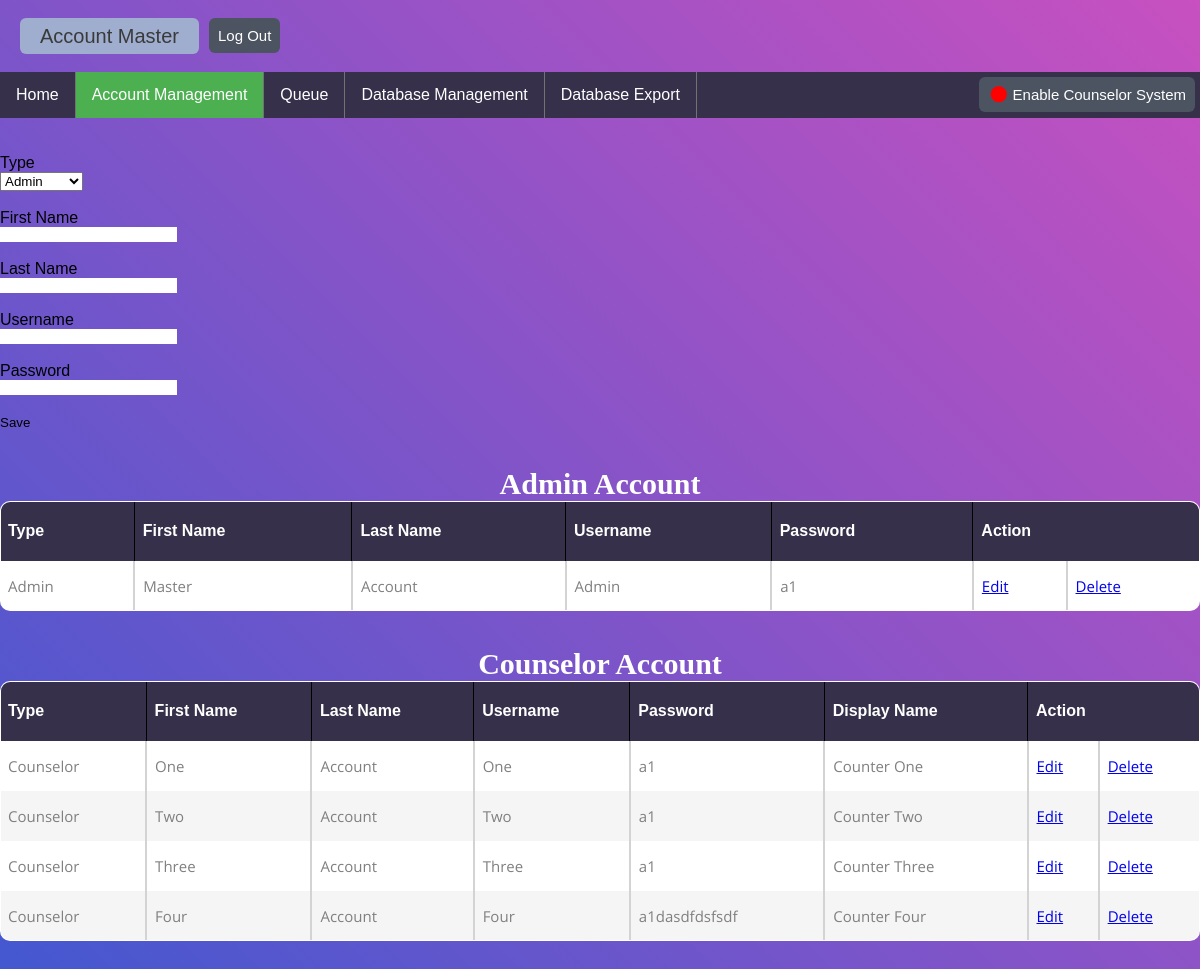
Screenshot of /public/admin/accountManage.php (signed in) with the database file from the repository.
### tables this page shows
CREATE TABLE `staff` (
  `Staff_ID` int(5) NOT NULL,
  `Type` enum('Admin','Counselor') DEFAULT NULL,
  `First_Name` varchar(255) DEFAULT NULL,
  `Last_Name` varchar(255) DEFAULT NULL,
  `Username` varchar(255) DEFAULT NULL,
  `Password` varchar(255) DEFAULT NULL,
  `Display_Name` varchar(255) DEFAULT NULL,
  `Serving` int(5) DEFAULT NULL
);

### src/accountManage.php (called while the page is built, shortened)
<?php
	$fname = "";
	$lname = "";
	$username = "";
	$password = "";
	$update = false;
?>

### public/admin/accountManage.php (the view, shortened to what this page needs)
<?php
	include('../../config/database_connect.php');
	if($_SESSION['Staff_ID'] != NULL) {
	  $StaffID=$_SESSION['Staff_ID'];
	} else {
	  header('Location:Staff-SignIn.php');
	}
	$Query="SELECT * FROM staff WHERE Staff_ID=$StaffID";
	$query = $link->prepare($Query);
	$query->execute();
	$result = $query->get_result();
	$r = $result->fetch_array(MYSQLI_ASSOC);
	$Staff_First_Name = $r['First_Name'];
	$Staff_Last_Name  = $r['Last_Name'];
	include('../../src/accountManage.php');
?>
<!DOCTYPE html>
<html>
<link rel="stylesheet" type="text/css" href="../../design/AdminStyle.css">
<body>
    <br>
    <button class="Staff-Name" style="float: left"><?php echo "$Staff_Last_Name $Staff_First_Name"?></button>
    <button class="LogOut" style="float: left" onclick = "window.location.href='Staff-SignIn.php'">Log Out</button>
    <br><br><br>
    <ul>
        <li><a href="Admin.php">Home</a></li>
        <li><a class="active" href="accountManage.php">Account Management</a></li>
        <li><a href="AdminQueue.php">Queue</a></li>
        <li><a href="databaseManage.php">Database Management</a></li>
        <li><a href="export.php">Database Export</a></li>
        <li style="float:right"><button class="activeButton" onClick = "Auto_Button()">
            <span id = "EAutoB" class = "DotR">&#x25cf</span> &nbsp;&nbsp;&nbsp;&nbsp;&nbsp;&nbsp;<span id="Auto_Status">Enable</span> Counselor System
        </button></li>
    </ul>
    <?php
        $aresults = mysqli_query($link, "SELECT * FROM staff WHERE Type = 'Admin' ORDER BY Staff_ID ASC");
        $cresults = mysqli_query($link, "SELECT * FROM staff WHERE Type = 'Counselor' ORDER BY Staff_ID ASC");
    ?>
<br><br>
<form method="post" action="../../src/accountManage.php" >
        <div class="input-group">
			<label>Type </label> <br>
            <select id="TypeBox" name="type" onchange="changeDiv()">
                <option value="<?php echo empty($type) ? "Admin" : $type ?>"><?php echo empty($type) ? "Admin" : $type ?></option>
            </select>
		</div>
		<br>
		<div class="input-group">
			<label>First Name</label>
			<input type="text" name="fname" value="<?php echo $fname; ?>" required>
		</div>
        <br>
        <div class="input-group">
			<label>Last Name </label>
			<input type="text" name="lname" value="<?php echo $lname; ?>" >
		</div>
		<br>
		<div class="input-group">
			<label>Username </label>
			<input type="text" name="username" value="<?php echo $username; ?>" required>
		</div>
        <br>
		<div class="input-group">
			<label>Password</label>
			<input type="text" name="password" value="<?php echo $password; ?>" required>
		</div>
		<br>
		<div class="input-group">
        <?php if ($update == true): ?>
	        <button onClick = "log_update()" class="btn" type="submit" name="update" >update</button>
        <?php else: ?>
            <button onClick = "log_save()" class="btn" type="submit" name="save" >Save</button>
        <?php endif ?>
		</div>
</form>
<br><br>
<h6 style="font-size:30px;color:white;font-family:verdana"><b><center>Admin Account</center></b></h6>
<table>
	<thead>
		<tr>
            <th>Type</th>
			<th>First Name</th>
            <th>Last Name</th>
			<th>Username</th>
			<th>Password</th>
			<th colspan="2">Action</th>
		</tr>
	</thead>
	<?php while ($arow = mysqli_fetch_array($aresults)) { ?>
		<tr>
            <td><?php echo $arow['Type']; ?></td>
			<td><?php echo $arow['First_Name']; ?></td>
            <td><?php echo $arow['Last_Name']; ?></td>
			<td><?php echo $arow['Username']; ?></td>
			<td><?php echo $arow['Password']; ?></td>
			<td>
				<a onClick = "log_A_edit()" href="accountManage.php?edit=<?php echo $arow['Staff_ID']; ?>" class="edit_btn" >Edit</a>
			</td>
			<td>
				<a onClick = "log_A_delete()" href="accountManage.php?del=<?php echo $arow['Staff_ID']; ?>" class="del_btn">Delete</a>
			</td>
		</tr>
	<?php } ?>
</table>
<br><br>
<h6 style="font-size:30px;color:white;font-family:verdana"><b><center>Counselor Account</center></b></h6>
<table>
	<thead>
		<tr>
            <th>Type</th>
			<th>First Name</th>
            <th>Last Name</th>
			<th>Username</th>
			<th>Password</th>
            <th>Display Name</th>
			<th colspan="2">Action</th>
		</tr>
	</thead>
	<?php while ($crow = mysqli_fetch_array($cresults)) { ?>
		<tr>
            <td><?php echo $crow['Type']; ?></td>
			<td><?php echo $crow['First_Name']; ?></td>
            <td><?php echo $crow['Last_Name']; ?></td>
			<td><?php echo $crow['Username']; ?></td>
			<td><?php echo $crow['Password']; ?></td>
            <td><?php echo $crow['Display_Name']; ?></td>
			<td>
				<a onClick="log_C_edit()" href="accountManage.php?edit=<?php echo $crow['Staff_ID']; ?>" class="edit_btn" >Edit</a>
			</td>
			<td>
				<a onClick="log_C_delete()" href="accountManage.php?del=<?php echo $crow['Staff_ID']; ?>" class="del_btn">Delete</a>
			</td>
		</tr>
	<?php } ?>
</table>
<br><br><br><br>
</body>
</html>

### design/AdminStyle.css (style rules this page uses)
.Staff-Name { background :#9faecf; color: rgb(58, 58, 58); font-size: 20px; border-radius: 6px; margin-left :20px ; padding: 6.5px; padding-left: 20px; padding-right: 20px; border-color: rgb(255, 255, 255); pointer-events: none; }
.LogOut { background :#4c5361; color: rgb(255, 255, 255); border-radius: 6px; padding: 9px; margin-left :10px ; text-align: center; font-size: 15px; border-color: #fff; }
.activeButton { background :#4c5361; color: rgb(255, 255, 255); border-radius: 6px; padding: 9px; margin-right :5px ; margin-right :5px ; margin-top :5px ; text-align: center; font-size: 15px; border-color: #fff; }
.active { background-color: #4CAF50; }
.DotR { color:rgb(255, 0, 0); font-size:250%; position:absolute; top:-1.5px; }
ul { height: 46px; min-width: 770px; list-style-type: none; margin: 0; padding: 0; overflow: hidden; background-color: #36304a; font-family: sans-serif; position: -webkit-sticky; position: sticky; top: 0; vertical-align: middle; }
li { float: left; border-right: 1px solid rgb(114, 114, 114); vertical-align: middle; }
li:last-child { border-right: none; }
li a, .dropbtn { display: inline-block; color: white; text-align: center; padding: 14px 16px; text-decoration: none; font-weight: lighter; }
* { margin: 0px; padding: 0px; box-sizing: border-box; }
body, html { height: 100%; font-family: sans-serif; width: 100%; margin: 0px; padding: 0px; background: #c850c0; background: -webkit-linear-gradient(45deg, #4158d0, #c850c0); background: -o-linear-gradient(45deg, #4158d0, #c850c0); background: -moz-linear-gradient(45deg, #4158d0, #c850c0); background: linear-gradient(45deg, #4158d0, #c850c0); background-attachment: fixed; }
h1,h2,h3,h4,h5,h6 { margin: 0px; }
ul, li { margin: 0px; list-style-type: none; }
input { display: block; outline: none; border: none !important; }
button { outline: none !important; border: none; background: transparent; }
table { border-spacing: 1; border-collapse: collapse; background: white; border-radius: 10px; overflow: hidden; width: 100%; margin: 0 auto; position: center; }
table * { position: relative; border-style: hidden; }
table td, table th { padding-left: 8px; }
table td { border: 2px solid rgb(211, 211, 211); }
table tr:first-child td { border-top: 0; }
table tr td:first-child { border-left: 0; }
table tr:last-child td { border-bottom: 0; }
table tr td:last-child { border-right: 0; }
table thead tr { height: 60px; background: #36304a; color: #ffffff; }
table tbody tr { height: 50px; }
table tbody tr:last-child { border: 0; }
table td, table th { text-align: left; }
tbody tr:nth-child(even) { background-color: #f5f5f5; }
tbody tr { font-family: OpenSans-Regular; font-size: 15px; color: #808080; line-height: 1.2; font-weight: unset; }

### public/admin/accountManage.php (style rules this page uses)
table, th, td { border: 1px solid black; border-collapse: collapse; }
th,td { padding: 5px; }

### rows the page displays
staff: Last_Name "Account", First_Name "Master", Type "Admin", Username "Admin", Password "a1"
staff: Type "Counselor", First_Name "One", Last_Name "Account", Username "One", Password "a1", Display_Name "Counter One"
staff: Type "Counselor", First_Name "Two", Last_Name "Account", Username "Two", Password "a1", Display_Name "Counter Two"
staff: Type "Counselor", First_Name "Three", Last_Name "Account", Username "Three", Password "a1", Display_Name "Counter Three"
staff: Type "Counselor", First_Name "Four", Last_Name "Account", Username "Four", Password "a1dasdfdsfsdf", Display_Name "Counter Four"
